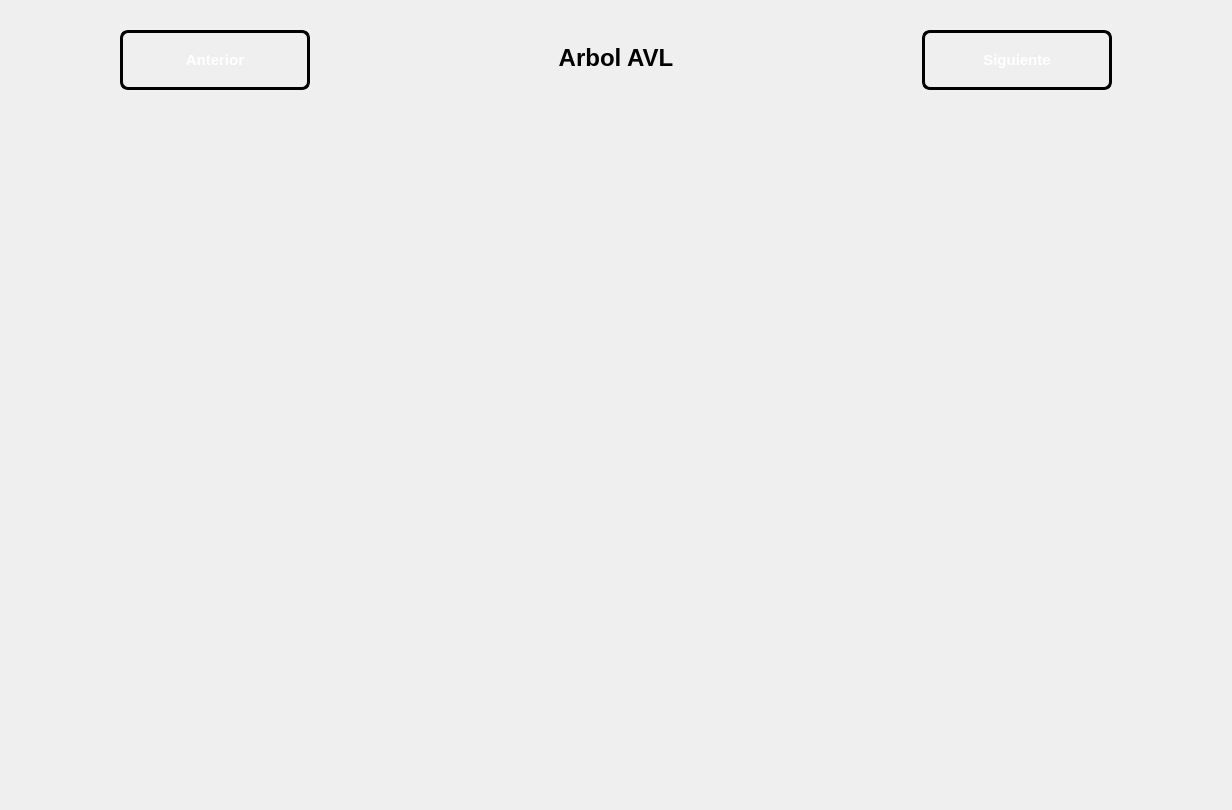
<?xml version="1.0" encoding="UTF-8"?>
<ui version="4.0">
 <class>PantallaVerArboles</class>
 <widget class="QWidget" name="PantallaVerArboles">
  <property name="geometry">
   <rect>
    <x>0</x>
    <y>0</y>
    <width>1225</width>
    <height>810</height>
   </rect>
  </property>
  <property name="windowTitle">
   <string>Form</string>
  </property>
  <layout class="QVBoxLayout" name="verticalLayout">
   <property name="spacing">
    <number>4</number>
   </property>
   <property name="leftMargin">
    <number>5</number>
   </property>
   <property name="topMargin">
    <number>5</number>
   </property>
   <property name="rightMargin">
    <number>5</number>
   </property>
   <property name="bottomMargin">
    <number>5</number>
   </property>
   <item>
    <widget class="QWidget" name="widget" native="true">
     <property name="minimumSize">
      <size>
       <width>0</width>
       <height>90</height>
      </size>
     </property>
     <layout class="QHBoxLayout" name="horizontalLayout">
      <item>
       <widget class="QWidget" name="widget_2" native="true">
        <property name="minimumSize">
         <size>
          <width>100</width>
          <height>0</height>
         </size>
        </property>
        <property name="maximumSize">
         <size>
          <width>120</width>
          <height>16777215</height>
         </size>
        </property>
       </widget>
      </item>
      <item>
       <widget class="QPushButton" name="btnAnterior">
        <property name="minimumSize">
         <size>
          <width>190</width>
          <height>60</height>
         </size>
        </property>
        <property name="styleSheet">
         <string notr="true">QPushButton#btnAnterior {
    background-color: qlineargradient(spread:pad, x1:0, y1:0, x2:1, y2:1, 
                        stop:0 rgb(50, 143, 42), 
                        stop:1 rgb(255, 163, 72));
    
    border: 3px solid black;
    border-radius: 8px;
    
    color: white;
    font-family: &quot;Arial Black&quot;, Gadget, sans-serif;
    font-size: 15px;
    font-weight: bold;
    text-transform: uppercase;
    
    padding: 10px 25px;
}

QPushButton#btnAnterior:hover {
    background-color: qlineargradient(spread:pad, x1:0, y1:0, x2:1, y2:1, 
                        stop:0 rgb(77, 5, 57), 
                        stop:1 rgb(143, 240, 164));
    border-color: #f1c40f;
}


QPushButton#btnAnterior:pressed {
    background-color: #2c3e50;
    padding-top: 12px;
    padding-left: 27px;
}</string>
        </property>
        <property name="text">
         <string>Anterior</string>
        </property>
       </widget>
      </item>
      <item>
       <widget class="QWidget" name="widget_5" native="true">
        <property name="minimumSize">
         <size>
          <width>600</width>
          <height>80</height>
         </size>
        </property>
        <layout class="QHBoxLayout" name="horizontalLayout_2">
         <item>
          <spacer name="horizontalSpacer">
           <property name="orientation">
            <enum>Qt::Orientation::Horizontal</enum>
           </property>
           <property name="sizeHint" stdset="0">
            <size>
             <width>177</width>
             <height>20</height>
            </size>
           </property>
          </spacer>
         </item>
         <item>
          <widget class="QLabel" name="labelArboles">
           <property name="minimumSize">
            <size>
             <width>250</width>
             <height>75</height>
            </size>
           </property>
           <property name="styleSheet">
            <string notr="true">QLabel#labelArboles {        
 
    color: qlineargradient(x1:0, y1:0, x2:1, y2:1, 
	stop:0 rgb(0, 0, 0), 
	stop:1 rgb(77, 5, 57));

  	 font-size: 24px;
    font-weight: bold;
    font-family: &quot;Segoe UI&quot;, Arial;
    
    background: transparent;
    padding: 2px;
    margin-bottom: 5px;
}

</string>
           </property>
           <property name="text">
            <string>Arbol AVL</string>
           </property>
           <property name="alignment">
            <set>Qt::AlignmentFlag::AlignCenter</set>
           </property>
          </widget>
         </item>
         <item>
          <spacer name="horizontalSpacer_2">
           <property name="orientation">
            <enum>Qt::Orientation::Horizontal</enum>
           </property>
           <property name="sizeHint" stdset="0">
            <size>
             <width>177</width>
             <height>20</height>
            </size>
           </property>
          </spacer>
         </item>
        </layout>
       </widget>
      </item>
      <item>
       <widget class="QPushButton" name="btnSiguiente">
        <property name="minimumSize">
         <size>
          <width>190</width>
          <height>60</height>
         </size>
        </property>
        <property name="styleSheet">
         <string notr="true">QPushButton#btnSiguiente {
    background-color: qlineargradient(spread:pad, x1:0, y1:0, x2:1, y2:1, 
                        stop:0 rgb(198, 70, 0), 
                        stop:1 rgb(255, 163, 72));
    
    border: 3px solid black;
    border-radius: 8px;
    
    color: white;
    font-family: &quot;Arial Black&quot;, Gadget, sans-serif;
    font-size: 15px;
    font-weight: bold;
    text-transform: uppercase;
    
    padding: 10px 25px;
}

QPushButton#btnSiguiente:hover {
    background-color: qlineargradient(spread:pad, x1:0, y1:0, x2:1, y2:1, 
                        stop:0 rgb(77, 5, 57), 
                        stop:1 rgb(143, 240, 164));
    border-color: #f1c40f;
}


QPushButton#btnSiguiente:pressed {
    background-color: #2c3e50;
    padding-top: 12px;
    padding-left: 27px;
}</string>
        </property>
        <property name="text">
         <string>Siguiente</string>
        </property>
       </widget>
      </item>
      <item>
       <widget class="QWidget" name="widget_4" native="true">
        <property name="minimumSize">
         <size>
          <width>100</width>
          <height>0</height>
         </size>
        </property>
        <property name="maximumSize">
         <size>
          <width>120</width>
          <height>16777215</height>
         </size>
        </property>
       </widget>
      </item>
     </layout>
    </widget>
   </item>
   <item>
    <widget class="QStackedWidget" name="stackedWidget">
     <widget class="QWidget" name="page"/>
     <widget class="QWidget" name="page_2"/>
    </widget>
   </item>
  </layout>
 </widget>
 <resources/>
 <connections/>
</ui>
